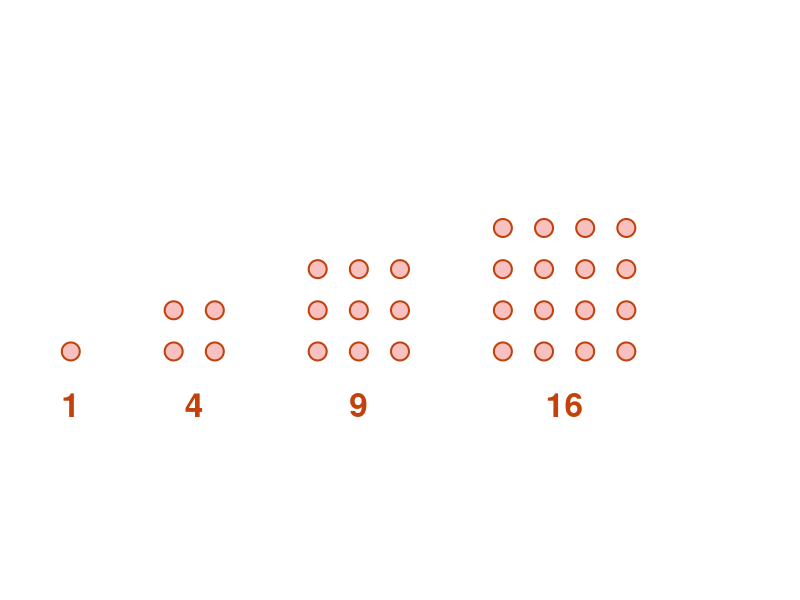
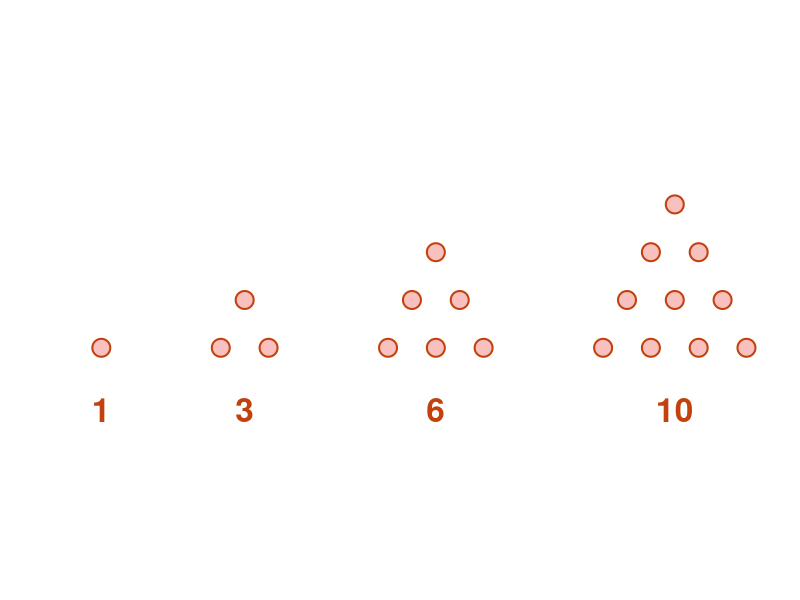
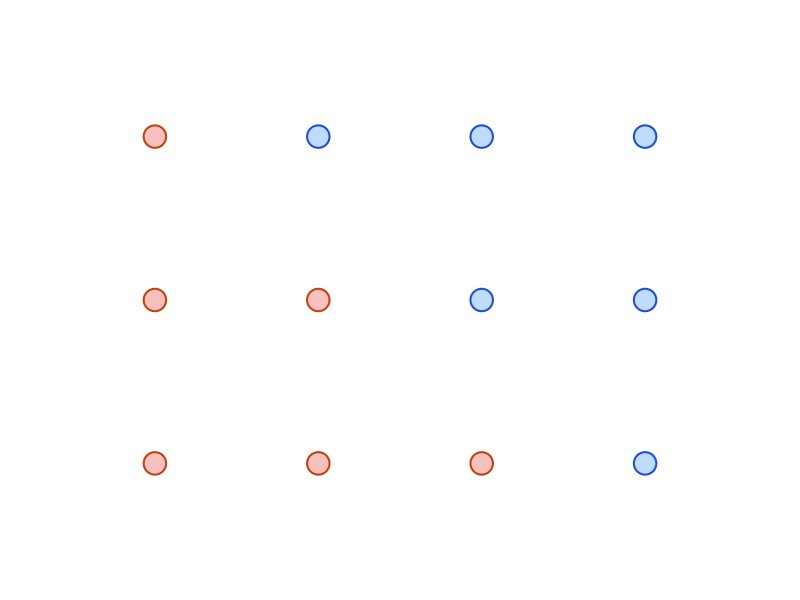
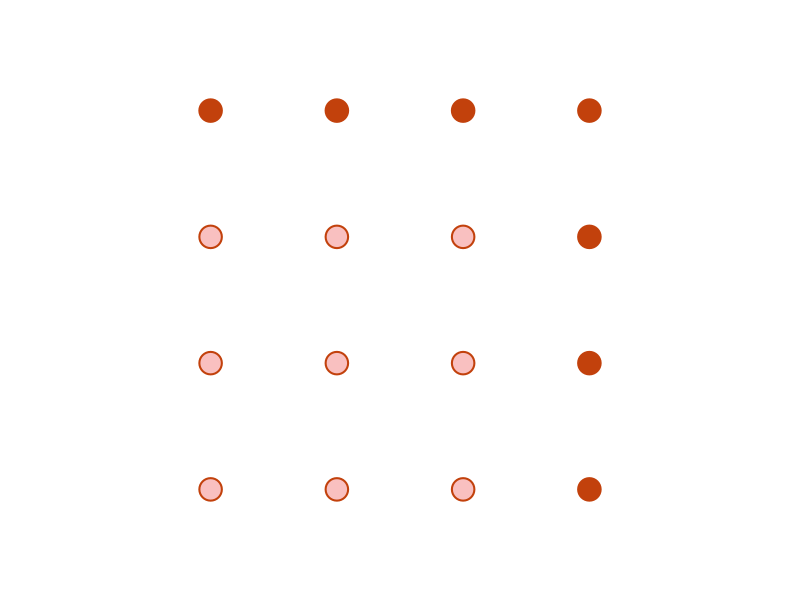

These figures' R source, in order:
## ---- chunk 1
knitr::opts_chunk$set(echo = FALSE, fig.align = "center", dev = "png",
                      fig.width = 5, fig.height = 4, dpi = 150)
orange <- "#c2410c"
pink   <- "#f9c0c0"
blue     <- "#bfdbfe"
bluedark <- "#1d4ed8"

# n by n square of dots, lower-left corner at (x0, y0)
dot_square <- function(n, x0 = 0, y0 = 0, fill = pink, border = orange) {
  xs <- rep(0:(n - 1), times = n) + x0
  ys <- rep(0:(n - 1), each  = n) + y0
  points(xs, ys, pch = 21, bg = fill, col = border, cex = 2.4, lwd = 2)
}

# triangle number with rows 1..k, apex up, centered on x0, bottom row at y0
dot_triangle <- function(k, x0 = 0, y0 = 0, fill = pink, border = orange) {
  for (r in 1:k) {
    xs <- (seq_len(r) - (r + 1) / 2) + x0
    points(xs, rep(k - r, r) + y0, pch = 21, bg = fill, col = border,
           cex = 2.4, lwd = 2)
  }
}
## ---- chunk 2
par(mar = c(0, 0, 0, 0))
plot(NA, xlim = c(-1, 17), ylim = c(-2, 4.5), asp = 1,
     axes = FALSE, xlab = "", ylab = "")
offs <- c(0, 2.5, 6, 10.5)
ns   <- 1:4
for (i in 1:4) dot_square(ns[i], x0 = offs[i], y0 = 0)
counts <- c(1, 4, 9, 16)
for (i in 1:4) text(offs[i] + (ns[i] - 1) / 2, -1.3, counts[i],
                    cex = 2, col = orange, font = 2)
## ---- chunk 3
par(mar = c(0, 0, 0, 0))
plot(NA, xlim = c(-1.5, 14), ylim = c(-2, 4), asp = 1,
     axes = FALSE, xlab = "", ylab = "")
offs <- c(0, 3, 7, 12)
ks   <- 1:4
for (i in 1:4) dot_triangle(ks[i], x0 = offs[i], y0 = 0)
counts <- c(1, 3, 6, 10)
for (i in 1:4) text(offs[i], -1.3, counts[i], cex = 2, col = orange, font = 2)
## ---- chunk 4
par(mar = c(0, 0, 0, 0))
k <- 3; C <- k + 1
plot(NA, xlim = c(0.3, C + 0.7), ylim = c(-0.7, k - 0.3), asp = 1,
     axes = FALSE, xlab = "", ylab = "")
for (j in 1:k) for (i in 1:C) {
  if (i <= j) points(i, k - j, pch = 21, bg = pink, col = orange,
                     cex = 3, lwd = 2)
  else        points(i, k - j, pch = 21, bg = blue, col = bluedark,
                     cex = 3, lwd = 2)
}
## ---- chunk 5
par(mar = c(0, 0, 0, 0), pty = "s")
plot(NA, xlim = c(0.3, 4.7), ylim = c(0.3, 4.7), asp = 1,
     axes = FALSE, xlab = "", ylab = "")
for (i in 1:4) for (j in 1:4) {
  hl <- (i == 4 || j == 4)
  points(i, j, pch = 21, bg = ifelse(hl, orange, pink),
         col = orange, cex = 3, lwd = 2)
}
